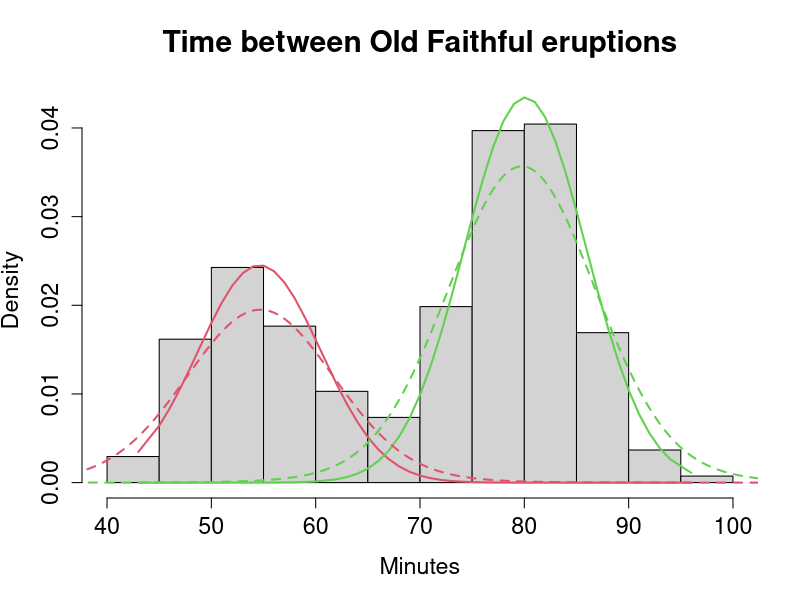
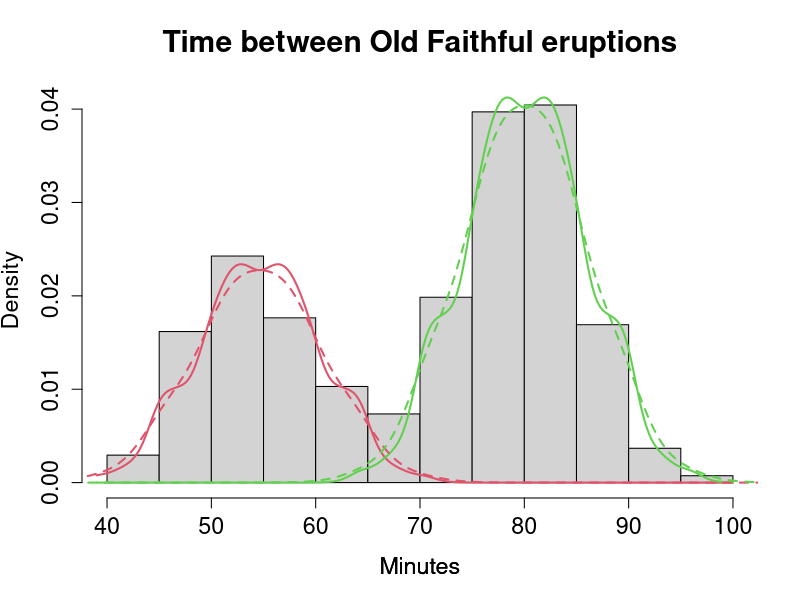
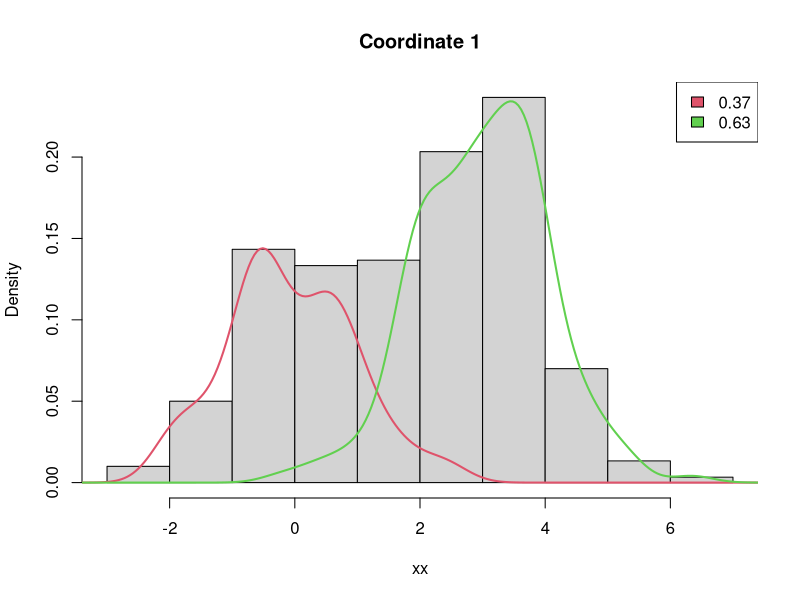
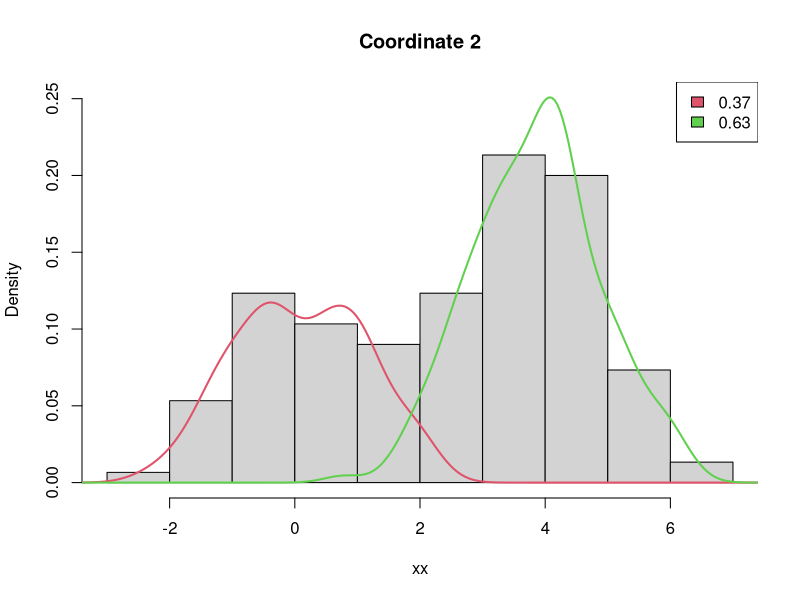
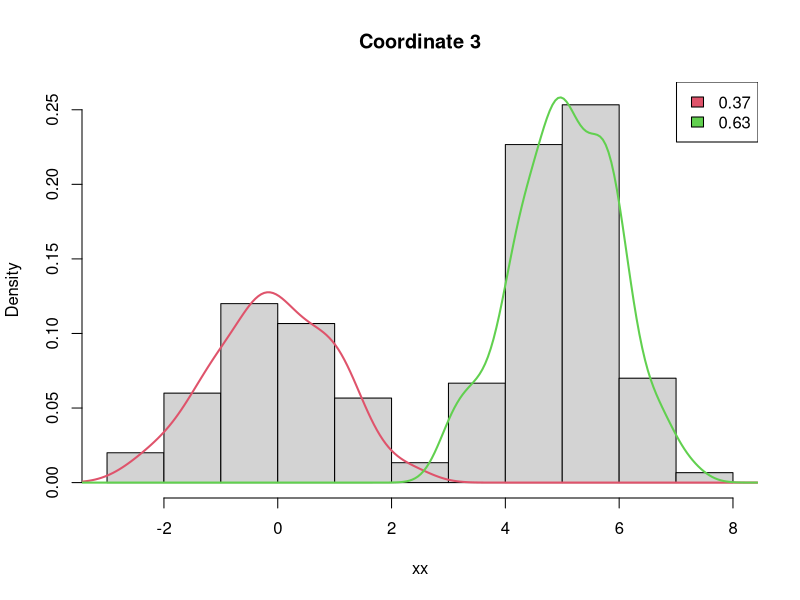
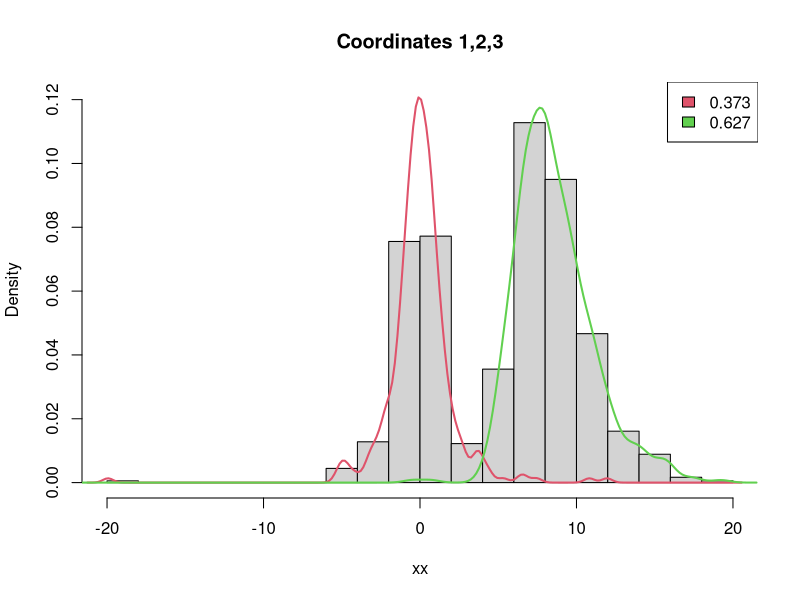
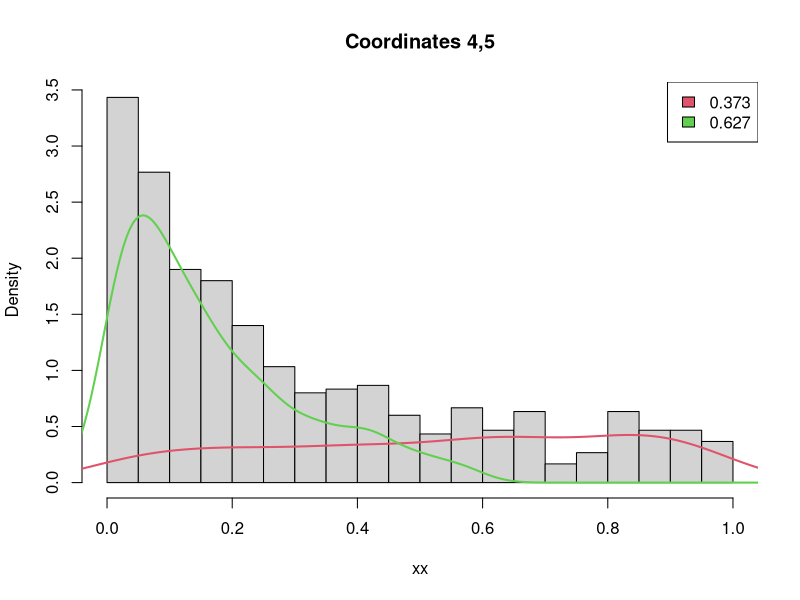
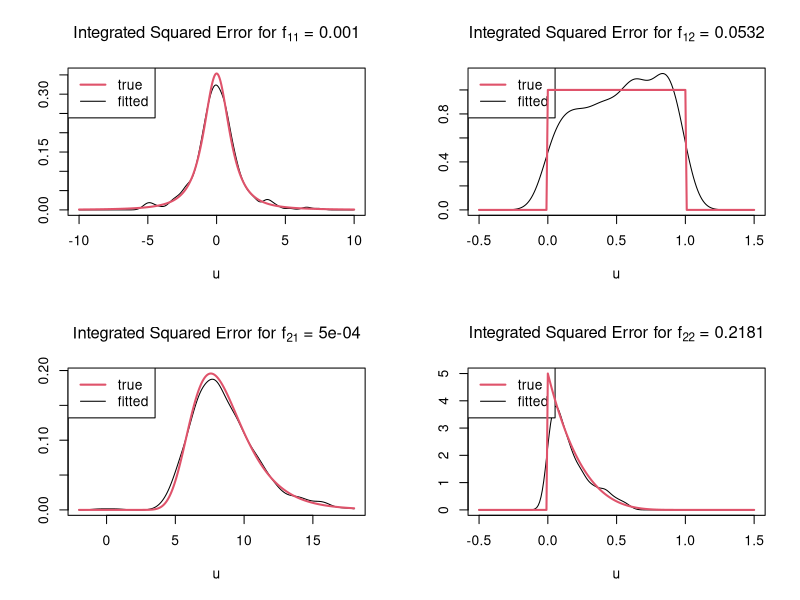

Write R code to recreate these figures, in order.
library("mixtools")

###### Section 4:  Nonparametric and Semiparametric Methods
attach(faithful)
wait1 <- normalmixEM(waiting, lambda = c(0.5,0.5), mu = c(55, 80), sigma = c(5,5))


plot(wait1, which = 2, cex.axis = 1.4, cex.lab = 1.4, cex.main = 1.8,
     main2 = "Time between Old Faithful eruptions", xlab2 = "Minutes")

#Using semiparametric EM-like algorithm. 
wait2 <- spEMsymloc(waiting, mu0 = c(55, 80))
plot(wait2, lty = 2, newplot = FALSE, addlegend = FALSE)

bw.nrd0(waiting)

wait2a <- spEMsymloc(waiting, mu0 = c(55, 80), bw = 1)
wait2b <- spEMsymloc(waiting, mu0 = c(55, 80), bw = 2)
plot(wait2a, lty = 1, addlegend = FALSE, cex.axis = 1.4,
     cex.lab = 1.4, cex.main = 1.8, xlab = "Minutes",
     title = "Time between Old Faithful eruptions")
plot(wait2b, lty = 2, newplot = FALSE, addlegend = FALSE)

# S are the repetitions, n the datapoints, m mixtures, r the coordinates.
m = 2; r = 3; n = 300; S = 100
lambda <- c(0.4, 0.6)
mu <- matrix(c(0, 0, 0, 3, 4, 5), m, r, byrow = TRUE)
sigma <- matrix(rep(1, 6), m, r, byrow = TRUE)

centers <- matrix(c(0, 0, 0, 4, 4, 4), 2, 3, byrow = TRUE)
ISE <- matrix(0, m, r, dimnames = list(Components = 1:m, Blocks = 1:r))
nblabsw <- 0
# Run the montecarlo experiment
for (mc in 1:S) {
  x <- rmvnormmix(n, lambda, mu, sigma)
  a <- npEM(x, centers, verb = FALSE, samebw = FALSE)
  if (a$lambda[1] > a$lambda[2]) nblabsw <- nblabsw + 1
  for (j in 1:m) {
    for (k in 1:r) {
      ISE[j, k] <- ISE[j, k] + ise.npEM(a, j, k, dnorm,
                                        lower = mu[j, k] - 5, upper = mu[j, k] + 5, plots = FALSE,
                                        mean = mu[j, k], sd = sigma[j, k])$value
    }
  }
}
MISE <- ISE/S
print(sqMISE <- sqrt(MISE))

summary(a)

plot(a)




m <- 2; r <- 5
lambda <- c(0.4, 0.6)
df <- c(2, 10); ncp <- c(0, 8)
sh1 <- c(1, 1) ; sh2 <- c(1, 5)

n <- 300; z <- sample(m, n, rep = TRUE, prob = lambda)
r1 <- 3; z2 <- rep(z, r1)
x1 <- matrix(rt(n * r1, df[z2], ncp[z2]), n, r1)
r2 <- 2; z2 <- rep(z, r2)
x2 <- matrix(rbeta(n * r2, sh1[z2], sh2[z2]), n, r2)
x <- cbind(x1, x2)

id <- c(rep(1, r1), rep(2, r2))
centers <- matrix(c(0, 0, 0, 1/2, 1/2, 4, 4, 4, 1/2, 1/2), m, r, 
                  byrow = TRUE)
b <- npEM(x, centers, id, eps = 1e-8, verb = FALSE, samebw = FALSE)

plot(b, breaks = 15)

par(mfrow = c(2, 2))
for (j in 1:2){
  ise.npEM(b, j, 1, truepdf = dt, lower = ncp[j] - 10,
           upper = ncp[j] + 10, df = df[j], ncp = ncp[j])
  ise.npEM(b, j, 2, truepdf = dbeta, lower = -0.5,
           upper = 1.5,  shape1 = sh1[j], shape2 = sh2[j])
}
